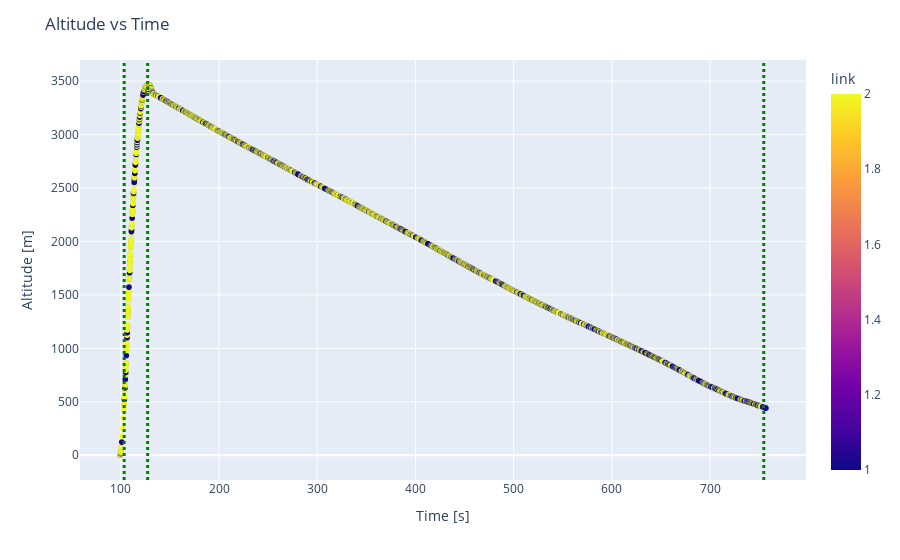

The code cell stored with this chart in its notebook:
### Markdown cell above
## Plot Altitude

### Code cell
alt = px.scatter(log, x = log["ts[deciseconds]"]/10, y = log["altitude[m]"], color = log['link'])
# add vertical lines every time the state changes
for i in range(1, len(log)):
    if log['state'][i] != log['state'][i-1]:
        alt.add_vline(x=log["ts[deciseconds]"][i]/10, line_width=3, line_dash="dot", line_color="green")
alt.update_layout(title='Altitude vs Time', xaxis_title='Time [s]', yaxis_title='Altitude [m]')
alt.show()

### Figure 1 — Plotly figure (JSON) as saved in the notebook; plotly's stock layout.template omitted (floating-point values rounded to 4 significant figures; data arrays with more than 128 entries replaced by an {"elided": "..."} marker saying what was removed)
{"data": [{"hovertemplate": "x=%{x}<br>altitude[m]=%{y}<br>link=%{marker.color}<extra></extra>", "legendgroup": "", "marker": {"color": {"elided": "5810 int values"}, "coloraxis": "coloraxis", "symbol": "circle"}, "mode": "markers", "name": "", "showlegend": false, "type": "scattergl", "x": {"elided": "5810 float values"}, "xaxis": "x", "y": {"elided": "5810 int values"}, "yaxis": "y"}], "layout": {"coloraxis": {"colorbar": {"title": {"text": "link"}}, "colorscale": [[0, "#0d0887"], [0.1111, "#46039f"], [0.2222, "#7201a8"], [0.3333, "#9c179e"], [0.4444, "#bd3786"], [0.5556, "#d8576b"], [0.6667, "#ed7953"], [0.7778, "#fb9f3a"], [0.8889, "#fdca26"], [1, "#f0f921"]]}, "legend": {"tracegroupgap": 0}, "margin": {"t": 60}, "shapes": [{"line": {"color": "green", "dash": "dot", "width": 3}, "type": "line", "x0": 103.4, "x1": 103.4, "xref": "x", "y0": 0, "y1": 1, "yref": "y domain"}, {"line": {"color": "green", "dash": "dot", "width": 3}, "type": "line", "x0": 127.3, "x1": 127.3, "xref": "x", "y0": 0, "y1": 1, "yref": "y domain"}, {"line": {"color": "green", "dash": "dot", "width": 3}, "type": "line", "x0": 754.7, "x1": 754.7, "xref": "x", "y0": 0, "y1": 1, "yref": "y domain"}], "title": {"text": "Altitude vs Time"}, "xaxis": {"anchor": "y", "domain": [0, 1], "title": {"text": "Time [s]"}}, "yaxis": {"anchor": "x", "domain": [0, 1], "title": {"text": "Altitude [m]"}}}}
